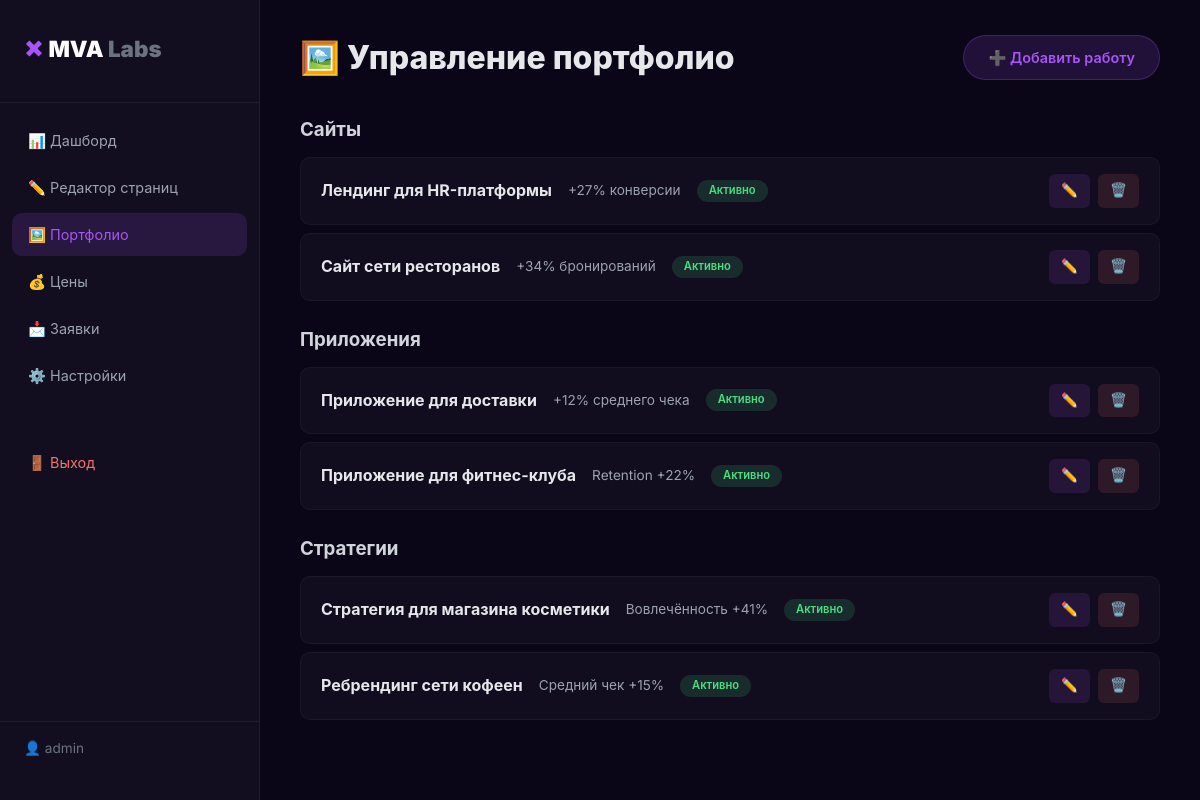
The app's page /admin/portfolio.php (signed in) with its own data.
### tables this page shows
CREATE TABLE `portfolio` (
    `id` INT(11) NOT NULL AUTO_INCREMENT,
    `category` ENUM('sites', 'apps', 'strategies') NOT NULL,
    `title` VARCHAR(255) NOT NULL,
    `description` TEXT,
    `result` VARCHAR(255),
    `image_url` VARCHAR(500),
    `gradient` VARCHAR(100),
    `sort_order` INT(11) DEFAULT 0,
    `active` TINYINT(1) DEFAULT 1,
    `created_at` TIMESTAMP DEFAULT CURRENT_TIMESTAMP,
    PRIMARY KEY (`id`)
);

### admin/portfolio.php (the view, shortened to what this page needs)
<?php
require_once 'config.php';
$action = $_GET['action'] ?? 'list';
$editItem = null;
$portfolio = $pdo->query("SELECT * FROM portfolio ORDER BY category, sort_order")->fetchAll();
$categories = ['sites' => 'Сайты', 'apps' => 'Приложения', 'strategies' => 'Стратегии'];
?>
<!DOCTYPE html>
<html lang="ru">
<head>
    <link rel="stylesheet" href="style.css">
</head>
<body>
    <div class="admin-wrapper">
        <aside class="sidebar">
            <div class="sidebar__logo">
                <span class="logo__multiply">×</span>
                <span class="logo__text">MVA <span class="logo__labs">Labs</span></span>
            </div>
            <nav class="sidebar__nav">
                <a href="/admin/index.php">📊 Дашборд</a>
                <a href="/admin/editor.php?page=hero">✏️ Редактор страниц</a>
                <a href="/admin/portfolio.php" class="active">🖼️ Портфолио</a>
                <a href="/admin/prices.php">💰 Цены</a>
                <a href="/admin/leads.php">📩 Заявки</a>
                <a href="/admin/settings.php">⚙️ Настройки</a>
                <a href="/admin/logout.php" style="margin-top: 40px; color: #F87171;">🚪 Выход</a>
            </nav>
            <div class="sidebar__user">
                👤 <?= htmlspecialchars($_SESSION['admin_username'] ?? 'Admin') ?>
            </div>
        </aside>
        <main class="admin-main">
            <div class="admin-header">
                <h1>🖼️ Управление портфолио</h1>
                <a href="?action=add" class="btn-add">➕ Добавить работу</a>
            </div>
            <?php if ($action === 'add' || $action === 'edit'): ?>
                <div class="form-card">
                    <h2><?= $action === 'edit' ? '✏️ Редактировать работу' : '➕ Новая работа в портфолио' ?></h2>
                    <?php if (!empty($errorMsg)): ?>
                        <div class="alert alert-error">❌ <?= htmlspecialchars($errorMsg) ?></div>
                    <?php endif; ?>
                    <form method="POST" enctype="multipart/form-data">
                        <div class="form-row">
                            <div class="form-group">
                                <label>Категория</label>
                                <select name="category" class="form-control">
                                    <?php foreach ($categories as $key => $label): ?>
                                        <option value="<?= $key ?>" <?= isset($editItem) && $editItem['category'] === $key ? 'selected' : '' ?>>
                                            <?= $label ?>
                                        </option>
                                    <?php endforeach; ?>
                                </select>
                            </div>
                        </div>
                        <div class="form-group">
                            <label>Название проекта *</label>
                            <input type="text" name="title" value="<?= htmlspecialchars($editItem['title'] ?? '') ?>" class="form-control" required>
                        </div>
                        <div class="form-group">
                            <label>Описание</label>
                            <textarea name="description" rows="3" class="form-control"><?= htmlspecialchars($editItem['description'] ?? '') ?></textarea>
                        </div>
                        <div class="form-row">
                            <div class="form-group">
                                <label>Результат (например: +27% конверсии)</label>
                                <input type="text" name="result" value="<?= htmlspecialchars($editItem['result'] ?? '') ?>" class="form-control">
                            </div>
                            <div class="form-group">
                                <label>Градиент (например: #2D1B69, #120A2B)</label>
                                <input type="text" name="gradient" value="<?= htmlspecialchars($editItem['gradient'] ?? '#2D1B69, #120A2B') ?>" class="form-control">
                            </div>
                        </div>
                        <div class="form-row">
                            <div class="form-group">
                                <label>Изображение</label>
                                <input type="file" name="image" accept="image/*" class="form-control">
                                <input type="hidden" name="existing_image" value="<?= htmlspecialchars($editItem['image_url'] ?? '') ?>">
                                <p class="form-hint">JPG, PNG, WebP, GIF, SVG до 5 МБ. Если не выбрано — останется текущее/градиент.</p>
                                <?php if (!empty($editItem['image_url'])): ?>
                                    <img src="<?= htmlspecialchars($editItem['image_url']) ?>" alt="" class="thumb-preview">
                                <?php endif; ?>
                            </div>
                            <div class="form-group">
                                <label>Сортировка</label>
                                <input type="number" name="sort_order" value="<?= $editItem['sort_order'] ?? 0 ?>" class="form-control">
                            </div>
                        </div>
                        <div class="form-group" style="display: flex; gap: 12px; align-items: center;">
                            <label style="margin: 0;">
                                <input type="checkbox" name="active" <?= !isset($editItem) || $editItem['active'] ? 'checked' : '' ?>>
                                Активно (показывать на сайте)
                            </label>
                        </div>
                        <div style="display: flex; gap: 12px; margin-top: 16px;">
                            <button type="submit" class="btn-save">💾 Сохранить</button>
                            <a href="/admin/portfolio.php" class="btn-cancel">Отмена</a>
                        </div>
                    </form>
                </div>
            <?php else: ?>
                <?php foreach ($categories as $key => $label): ?>
                    <h3 style="color: #D1D5DB; margin: 24px 0 12px;"><?= $label ?></h3>
                    <div class="portfolio-list">
                        <?php
                        $items = array_filter($portfolio, fn($item) => $item['category'] === $key);
                        if (empty($items)): ?>
                            <p style="color: #6B7280;">Нет работ в этой категории</p>
                        <?php else: ?>
                            <?php foreach ($items as $item): ?>
                                <div class="portfolio-item">
                                    <div class="portfolio-item__info">
                                        <strong><?= htmlspecialchars($item['title']) ?></strong>
                                        <span style="color: #9CA3AF; font-size: 0.85rem;"><?= htmlspecialchars($item['result']) ?></span>
                                        <span class="badge <?= $item['active'] ? 'badge-green' : 'badge-gray' ?>">
                                            <?= $item['active'] ? 'Активно' : 'Скрыто' ?>
                                        </span>
                                    </div>
                                    <div class="portfolio-item__actions">
                                        <a href="?action=edit&id=<?= $item['id'] ?>" class="btn-edit">✏️</a>
                                        <a href="?action=delete&id=<?= $item['id'] ?>" class="btn-delete" onclick="return confirm('Удалить эту работу?')">🗑️</a>
                                    </div>
                                </div>
                            <?php endforeach; ?>
                        <?php endif; ?>
                    </div>
                <?php endforeach; ?>
            <?php endif; ?>
        </main>
    </div>
</body>
</html>

### admin/style.css (style rules this page uses)
* { margin: 0; padding: 0; box-sizing: border-box; }
body { font-family: 'Inter', -apple-system, BlinkMacSystemFont, sans-serif; background: #0A0618; color: #E5E7EB; line-height: 1.6; }
.admin-wrapper { display: flex; min-height: 100vh; }
.sidebar { width: 260px; background: rgba(255, 255, 255, 0.03); border-right: 1px solid rgba(255, 255, 255, 0.06); padding: 24px 0; display: flex; flex-direction: column; position: sticky; top: 0; height: 100vh; overflow-y: auto; flex-shrink: 0; }
.sidebar__logo { padding: 0 24px 32px; font-size: 1.4rem; font-weight: 900; border-bottom: 1px solid rgba(255, 255, 255, 0.06); }
.sidebar__logo .logo__multiply { color: #A855F7; font-size: 1.8rem; font-weight: 900; }
.sidebar__logo .logo__text { color: white; }
.sidebar__logo .logo__labs { color: #6B7280; }
.sidebar__nav { padding: 16px 12px; flex: 1; display: flex; flex-direction: column; gap: 4px; }
.sidebar__nav a { padding: 10px 16px; border-radius: 10px; color: #9CA3AF; text-decoration: none; transition: 0.2s; font-size: 0.9rem; display: flex; align-items: center; gap: 10px; }
.sidebar__nav a.active { background: rgba(168, 85, 247, 0.15); color: #A855F7; }
.sidebar__user { padding: 16px 24px; border-top: 1px solid rgba(255, 255, 255, 0.06); color: #6B7280; font-size: 0.85rem; }
.admin-main { flex: 1; padding: 32px 40px; max-width: calc(100% - 260px); }
.admin-header { display: flex; justify-content: space-between; align-items: center; margin-bottom: 32px; }
.admin-header h1 { font-size: 2rem; font-weight: 800; }
.btn-add { padding: 10px 24px; border-radius: 50px; background: rgba(168, 85, 247, 0.15); border: 1px solid rgba(168, 85, 247, 0.25); color: #A855F7; text-decoration: none; font-weight: 600; font-size: 0.9rem; transition: 0.2s; }
.portfolio-list { display: flex; flex-direction: column; gap: 8px; }
.portfolio-item { display: flex; justify-content: space-between; align-items: center; padding: 16px 20px; background: rgba(255, 255, 255, 0.03); border-radius: 10px; border: 1px solid rgba(255, 255, 255, 0.04); }
.portfolio-item__info { display: flex; align-items: center; gap: 16px; flex-wrap: wrap; }
.portfolio-item__actions { display: flex; gap: 8px; }
.btn-edit, .btn-delete { padding: 6px 12px; border-radius: 6px; text-decoration: none; font-size: 0.85rem; transition: 0.2s; }
.btn-edit { background: rgba(168, 85, 247, 0.12); color: #A855F7; }
.btn-delete { background: rgba(248, 113, 113, 0.12); color: #F87171; }
.badge { padding: 2px 12px; border-radius: 50px; font-size: 0.7rem; font-weight: 600; }
.badge-green { background: rgba(74, 222, 128, 0.15); color: #4ADE80; }

### records on screen
portfolio: title "Лендинг для HR-платформы", result "+27% конверсии", active "Активно"
portfolio: title "Сайт сети ресторанов", result "+34% бронирований", active "Активно"
portfolio: title "Приложение для доставки", result "+12% среднего чека", active "Активно"
portfolio: title "Приложение для фитнес-клуба", result "Retention +22%", active "Активно"
portfolio: title "Стратегия для магазина косметики", result "Вовлечённость +41%", active "Активно"
portfolio: title "Ребрендинг сети кофеен", result "Средний чек +15%", active "Активно"

### other values on screen
$_SESSION['admin_username'] "admin"
$label "Сайты"
$label "Приложения"
$label "Стратегии"
